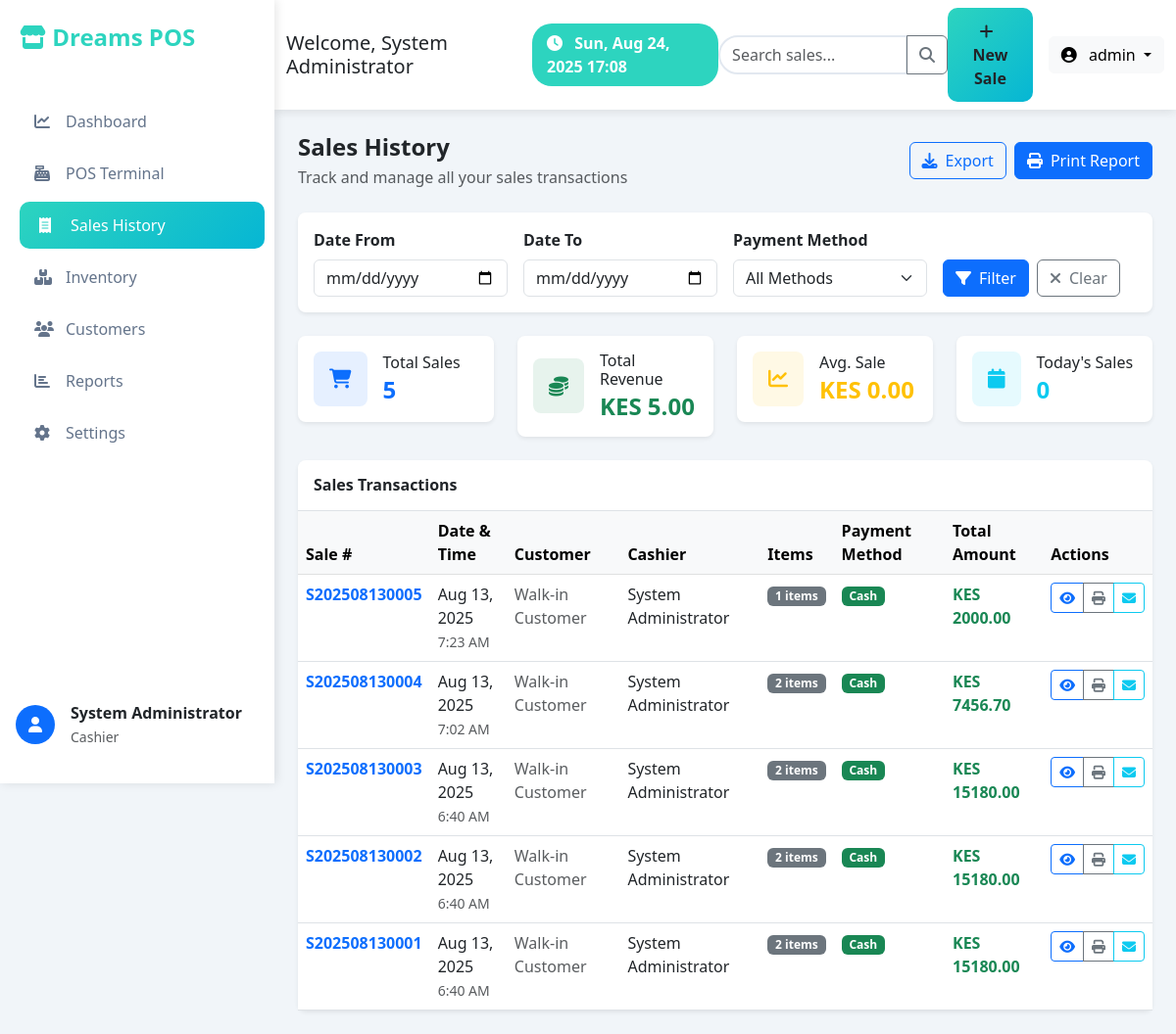
Page /sales/ (signed in) on the earlier database version.
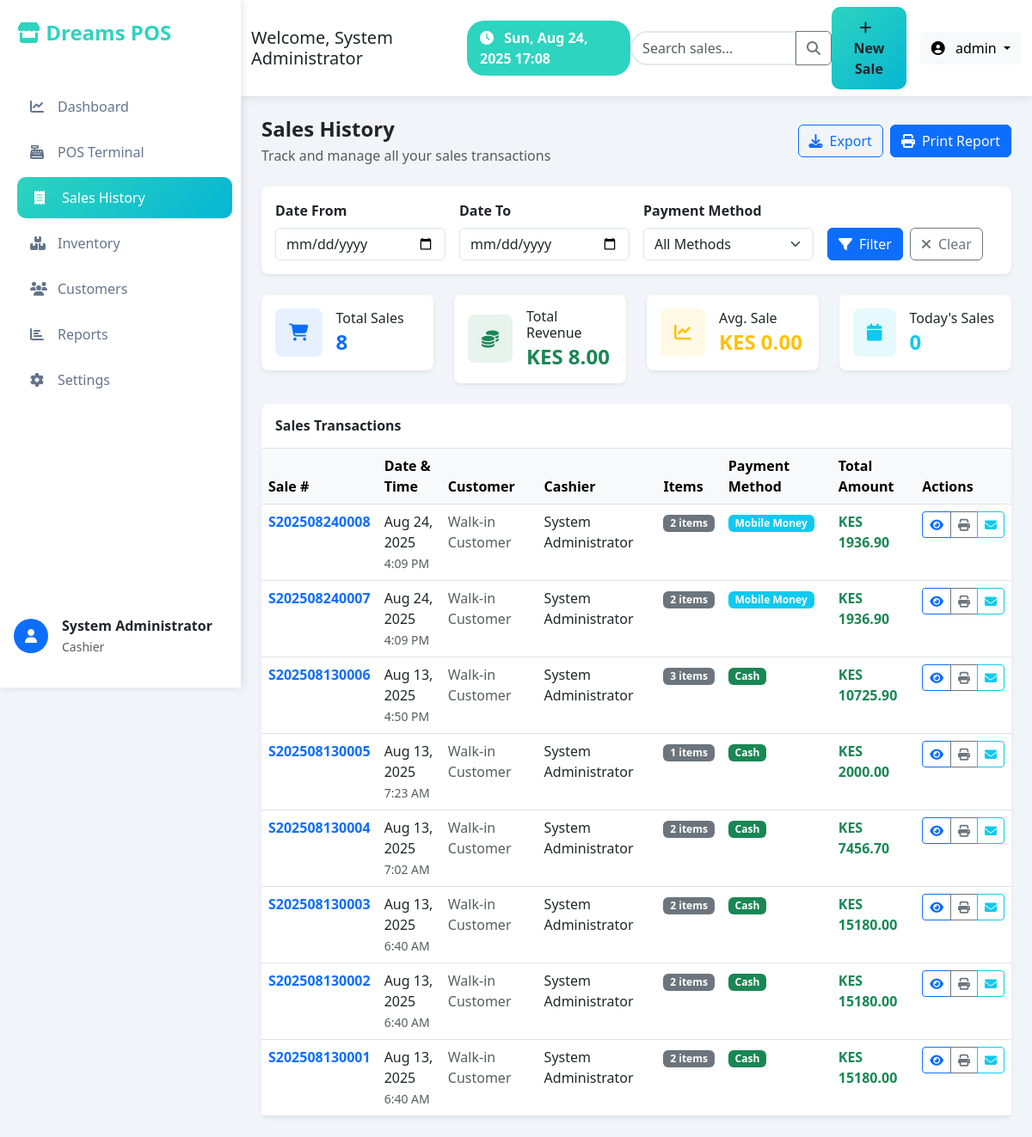
Same page on the later database version.
### pos_application/models.py (models this page shows, shortened)
class Sale(models.Model):
    PAYMENT_METHODS = [
        ('cash', 'Cash'),
        ('card', 'Card'),
        ('mobile', 'Mobile Money'),
        ('credit', 'Credit'),
    ]
    STATUS_CHOICES = [
        ('pending', 'Pending'),
        ('completed', 'Completed'),
        ('cancelled', 'Cancelled'),
    ]
    sale_number = models.CharField(max_length=20, unique=True)
    status = models.CharField(max_length=20,choices=STATUS_CHOICES,default='completed',help_text="Sale status")
    customer = models.ForeignKey(Customer, on_delete=models.SET_NULL, null=True, blank=True)
    cashier = models.ForeignKey(User, on_delete=models.CASCADE)
    total_amount = models.DecimalField(max_digits=10, decimal_places=2)
    discount_amount = models.DecimalField(max_digits=10, decimal_places=2, default=0.00)
    tax_amount = models.DecimalField(max_digits=10, decimal_places=2, default=0.00)
    final_amount = models.DecimalField(max_digits=10, decimal_places=2)
    payment_method = models.CharField(max_length=20, choices=PAYMENT_METHODS, default='cash')
    amount_paid = models.DecimalField(max_digits=10, decimal_places=2)
    change_given = models.DecimalField(max_digits=10, decimal_places=2, default=0.00)
    created_at = models.DateTimeField(auto_now_add=True)

### pos_application/views.py (the view)
# urls.py: path('sales/', views.sales_history, name='sales_history'),
@login_required
def sales_history(request):
    sales = Sale.objects.select_related('customer', 'cashier').order_by('-created_at')
    date_from = request.GET.get('date_from')
    date_to = request.GET.get('date_to')
    if date_from:
        sales = sales.filter(created_at__date__gte=date_from)
    if date_to:
        sales = sales.filter(created_at__date__lte=date_to)
    context = {
        'sales': sales,
        'date_from': date_from,
        'date_to': date_to,
    }
    return render(request, 'sales_history.html', context)

### templates/sales_history.html (shortened to what the changed rows need)
{% extends 'base.html' %}
{% load static %}
{% block content %}
<div class="row">
    <div class="col-12">
        <div class="row mb-4">
            <div class="col-md-3">
                <div class="bg-white rounded-3 p-3 shadow-sm">
                    <div class="d-flex align-items-center">
                        <div>
                            <h6 class="mb-1">Total Sales</h6>
                            <h4 class="fw-bold text-primary mb-0">{{ sales.count }}</h4>
                        </div>
                    </div>
                </div>
            </div>
            <div class="col-md-3">
                <div class="bg-white rounded-3 p-3 shadow-sm">
                    <div class="d-flex align-items-center">
                        <div>
                            <h6 class="mb-1">Total Revenue</h6>
                            <h4 class="fw-bold text-success mb-0">KES {% widthratio sales|length 1 1 as total_revenue %}{{ total_revenue|floatformat:2|default:"0.00" }}</h4>
                        </div>
                    </div>
                </div>
            </div>
        </div>
        <div class="bg-white rounded-3 shadow-sm">
            <div class="table-responsive">
                <table class="table table-hover mb-0">
                    <thead class="table-light">
                        <tr>
                            <th>Sale #</th>
                            <th>Date & Time</th>
                            <th>Customer</th>
                            <th>Cashier</th>
                            <th>Items</th>
                            <th>Payment Method</th>
                            <th>Total Amount</th>
                            <th>Actions</th>
                        </tr>
                    </thead>
                    <tbody>
                        {% for sale in sales %}
                        <tr>
                            <td>
                                <span class="fw-semibold text-primary">{{ sale.sale_number }}</span>
                            </td>
                            <td>
                                <div>{{ sale.created_at|date:"M d, Y" }}</div>
                                <small class="text-muted">{{ sale.created_at|time:"g:i A" }}</small>
                            </td>
                            <td>
                                {% if sale.customer %}
                                    <div>{{ sale.customer.name }}</div>
                                    <small class="text-muted">{{ sale.customer.get_loyalty_tier_display }}</small>
                                {% else %}
                                    <span class="text-muted">Walk-in Customer</span>
                                {% endif %}
                            </td>
                            <td>{{ sale.cashier.get_full_name|default:sale.cashier.username }}</td>
                            <td>
                                <span class="badge bg-secondary">{{ sale.items.count }} items</span>
                            </td>
                            <td>
                                <span class="badge
                                    {% if sale.payment_method == 'cash' %}bg-success
                                    {% elif sale.payment_method == 'card' %}bg-primary
                                    {% elif sale.payment_method == 'mobile' %}bg-info
                                    {% else %}bg-warning{% endif %}">
                                    {{ sale.get_payment_method_display }}
                                </span>
                            </td>
                            <td>
                                <span class="fw-bold text-success">KES {{ sale.final_amount }}</span>
                            </td>
                            <td>
                                <div class="btn-group btn-group-sm">
                                    <a href="{% url 'sale_detail' sale.id %}" class="btn btn-outline-primary" title="View Details">
                                        <i class="fas fa-eye"></i>
                                    </a>
                                    <button class="btn btn-outline-secondary" onclick="printReceipt({{ sale.id }})" title="Print Receipt">
                                        <i class="fas fa-print"></i>
                                    </button>
                                    <button class="btn btn-outline-info" onclick="emailReceipt({{ sale.id }})" title="Email Receipt">
                                        <i class="fas fa-envelope"></i>
                                    </button>
                                </div>
                            </td>
                        </tr>
                        {% endfor %}
                    </tbody>
                </table>
            </div>
        </div>
    </div>
</div>
{% endblock %}

Differences in the rows shown:
added Sale: sale_number "S202508240008", created_at "Aug 24, 2025", created_at "4:09 PM", shows "Walk-in Customer", cashier.get_full_name "System Administrator", items.count "2", payment_method "Mobile Money", final_amount "1936.90"
added Sale: sale_number "S202508240007", created_at "Aug 24, 2025", created_at "4:09 PM", shows "Walk-in Customer", cashier.get_full_name "System Administrator", items.count "2", payment_method "Mobile Money", final_amount "1936.90"
added Sale: sale_number "S202508130006", created_at "Aug 13, 2025", created_at "4:50 PM", shows "Walk-in Customer", cashier.get_full_name "System Administrator", items.count "3", payment_method "Cash", final_amount "10725.90"
Other differences:
{{ sales.count }}: "5" → "8"
{{ total_revenue|floatformat:2|default:"0.00" }}: "5.00" → "8.00"
